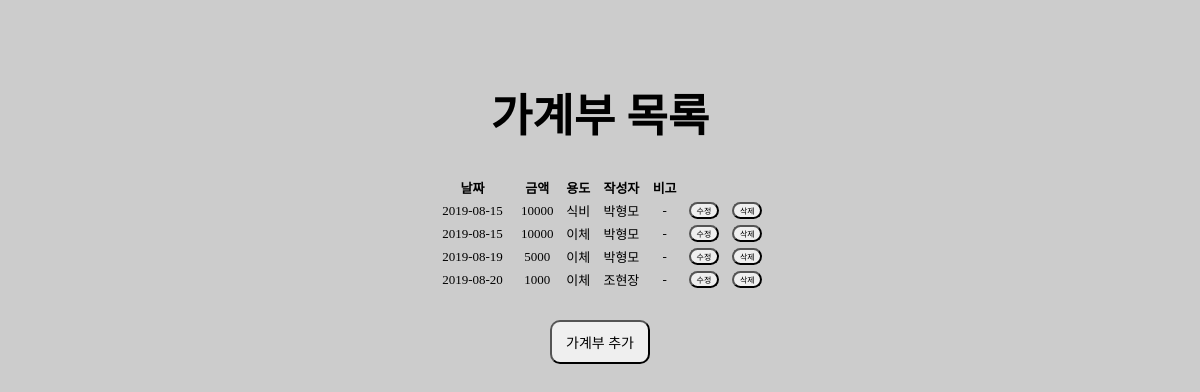
The page /pmos/household/ on the database as committed earlier.
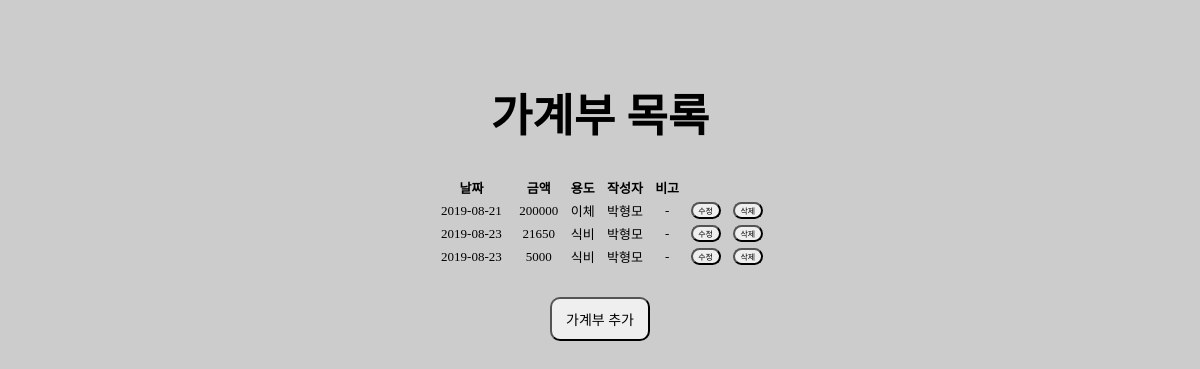
The same page on the database as committed later.
### pmos/models.py (models this page shows)
class Housecond(models.Model):
    expense = models.IntegerField()
    person = models.CharField(max_length=20)
    use = models.CharField(max_length=20)
    comment = models.CharField(max_length=50, default='-')
    date = models.DateTimeField(auto_now_add=True)

### pmos/views.py (the view)
# urls.py: path('household/', views.household, name='household'),
def household(request):
    household_list = Housecond.objects.filter(date__month=datetime.date.today().month)
    return render(request, 'pmos/household.html', {'household_list':household_list})

### pmos/templates/pmos/household.html (shortened to what this page needs)
{% extends 'base.html' %}
{% block content %}
<h1 class="mainh2"><a href="{% url 'pmos:household_main' %}">가계부 목록</a></h1>
<table class="tablehouse" align="center">
  <thead>
    <th>날짜</th><th>금액</th><th>용도</th><th>작성자</th><th>비고</th>
  </thead>
  <tbody>
    {% for Housecond in household_list %}
    <tr>
      <td>{{Housecond.date | date:"Y-m-d" }}</td><td>{{Housecond.expense}}</td><td>{{Housecond.use}}</td><td>{{Housecond.person}}</td><td>{{Housecond.comment}}</td>
      <td><button class="button3" type="button" onclick="location.href='{% url 'pmos:household_edit' Housecond.id %}'">수정</button></td>
      <td><button class="button3" type="button" onclick="location.href='{% url 'pmos:household_delete' Housecond.id %}'">삭제</button></td>
    </tr>
    {% endfor %}
  </tbody>
</table>
  <br>
  <button class="button1" type="button" onclick="location.href='{% url 'pmos:household_add' %}'">가계부 추가</button></td>
{% endblock %}

### pmos/templates/base.html (shortened to what this page needs)
<!DOCTYPE html>
<html>
{% load static %}
<head>
  <link rel="stylesheet" href="{% static 'pmos/style.css' %}">
</head>
<body>
  <main>
    {% block content %}
    {% endblock %}
  </main>
</body>
</html>

### pmos/static/pmos/style.css (style rules this page uses)
body { background-color: #CCCCCC; margin-top: 80px; text-align: center; font-family: Noto Serif KR; }
h1 { font-size: 45px; }
.button1 { font-family: Noto Serif KR; padding: 10px; border-radius: 10px; width: 100px; font-size: 14px; }
.button3 { font-family: Noto Serif KR; padding: 1px; border-radius: 10px; width: 30px; font-size: 8px; }
.tablehouse { width: 340px; margin-bottom: 10px; font-size: 13px; }
A:link { text-decoration: none; color: #000000; }

Rows that differ between the two databases and show on the page:
removed Housecond: date "2019-08-15", expense "10000", use "식비", person "박형모", comment "-"
removed Housecond: date "2019-08-15", expense "10000", use "이체", person "박형모", comment "-"
removed Housecond: date "2019-08-19", expense "5000", use "이체", person "박형모", comment "-"
removed Housecond: date "2019-08-20", expense "1000", use "이체", person "조현장", comment "-"
added Housecond: date "2019-08-21", expense "200000", use "이체", person "박형모", comment "-"
added Housecond: date "2019-08-23", expense "21650", use "식비", person "박형모", comment "-"
added Housecond: date "2019-08-23", expense "5000", use "식비", person "박형모", comment "-"
